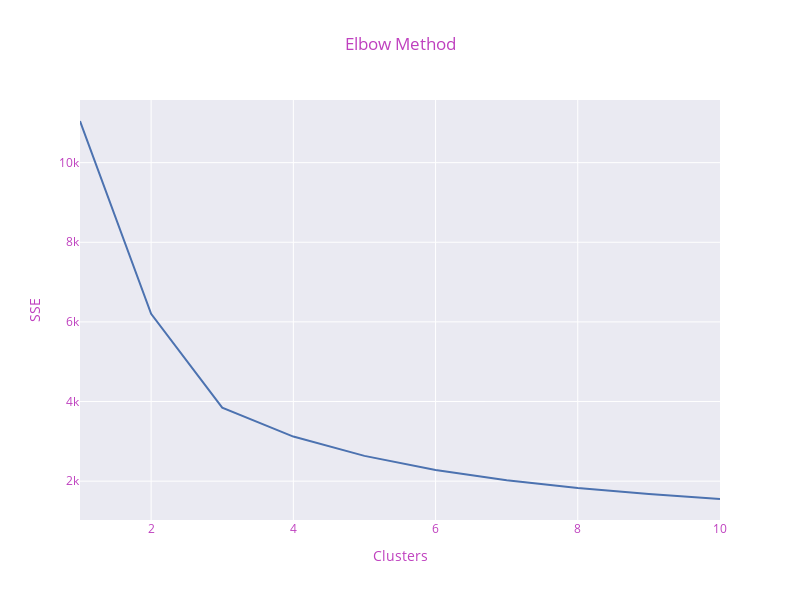

Notebook source saved alongside this figure:
### Code cell
from sklearn.metrics import silhouette_score

#  Tính toán Silhouette Score 
km_scores = []
k_range = range(2, 11)  

for i in k_range:
    kmeans = KMeans(n_clusters=i, random_state=42, n_init=10)
    kmeans.fit(rfm_scaled) 
    
    # Tính score và lưu lại
    score = silhouette_score(rfm_scaled, kmeans.labels_)
    km_scores.append(score)

# Vẽ biểu đồ Silhouette (Code của bạn) 
plt.figure(figsize=(10, 5))
sns.lineplot(x=k_range, y=km_scores, marker='o', color='#491D8B') # Thêm marker='o' cho dễ nhìn
plt.title('Silhouette Scores depending on k')
plt.xlabel('Number of clusters (k)')
plt.ylabel('Silhouette Score')
plt.grid(True)
plt.show()

# Phương pháp Elbow 
sse = []
for i in range(1, 11): 
    kmeans = KMeans(n_clusters=i, max_iter=300, random_state=42, n_init=10)
    kmeans.fit(rfm_scaled)
    sse.append(kmeans.inertia_)

fig = px.line(x=range(1, 11), y=sse, template="seaborn", title='Elbow Method')
fig.update_layout(width=800, height=600, 
                  title_font_color="#BF40BF",
                  xaxis=dict(color="#BF40BF", title="Clusters"),
                  yaxis=dict(color="#BF40BF", title="SSE"))
fig.show()

### Figure 1 — Plotly figure (JSON) as saved in the notebook; plotly's stock layout.template omitted (floating-point values rounded to 4 significant figures)
{"data": [{"hovertemplate": "x=%{x}<br>y=%{y}<extra></extra>", "legendgroup": "", "line": {"color": "rgb(76,114,176)", "dash": "solid"}, "marker": {"symbol": "circle"}, "mode": "lines", "name": "", "orientation": "v", "showlegend": false, "type": "scatter", "x": [1, 2, 3, 4, 5, 6, 7, 8, 9, 10], "xaxis": "x", "y": [11050.0, 6204.0, 3845.0, 3120.0, 2635.0, 2282.0, 2023.0, 1830.0, 1680.0, 1552.0], "yaxis": "y"}], "layout": {"height": 600, "legend": {"tracegroupgap": 0}, "title": {"font": {"color": "#BF40BF"}, "text": "Elbow Method"}, "width": 800, "xaxis": {"anchor": "y", "color": "#BF40BF", "domain": [0, 1], "title": {"text": "Clusters"}}, "yaxis": {"anchor": "x", "color": "#BF40BF", "domain": [0, 1], "title": {"text": "SSE"}}}}
